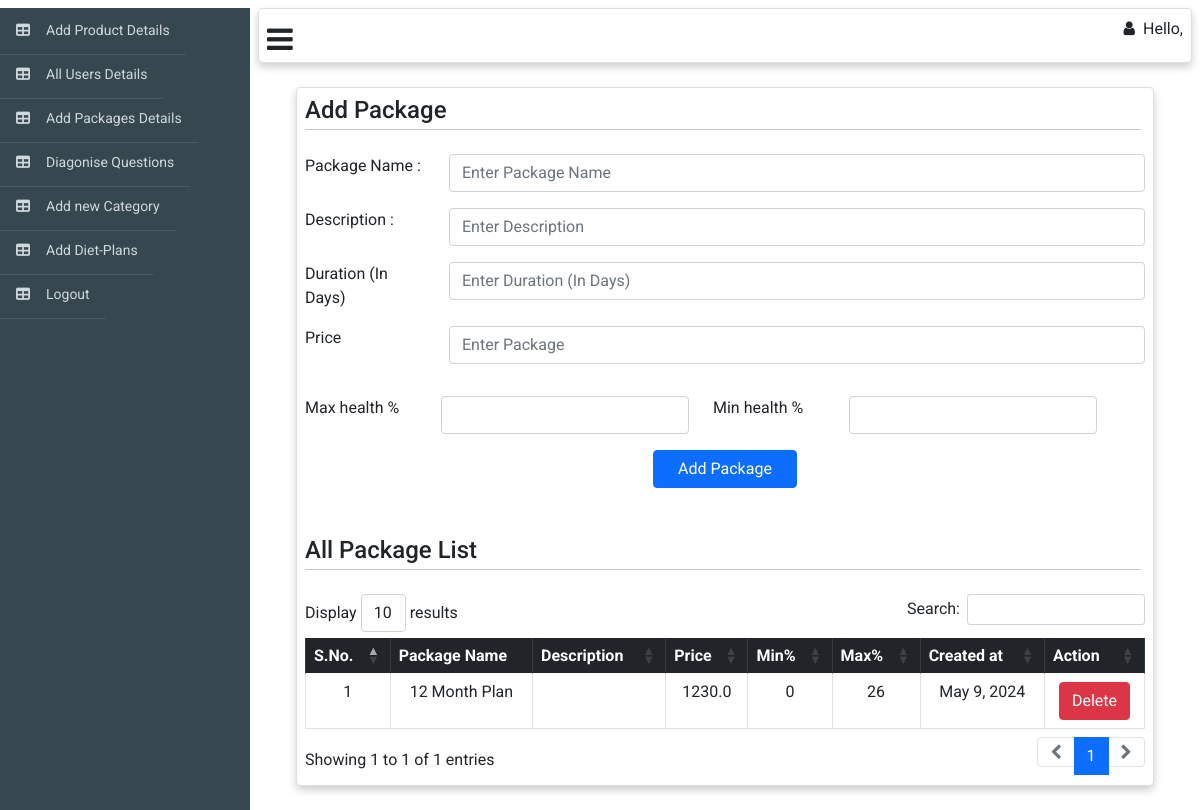
Page /web_admin/add-package on the earlier database version.
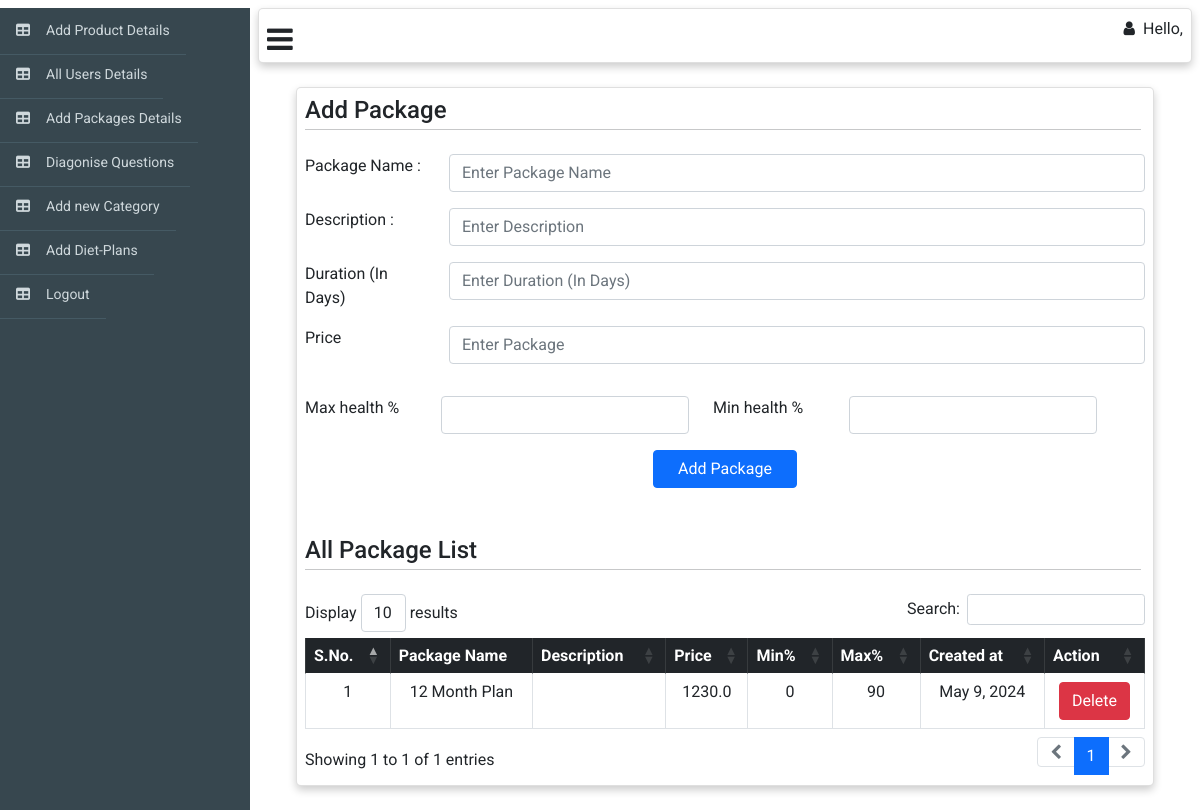
Same page on the later database version.
### web_admin/models.py (models this page shows)
class package(models.Model):
    name = models.CharField(max_length=150)
    duration = models.IntegerField(default=0)
    actual_price = models.FloatField(default=0)
    price = models.FloatField(default=0.0)
    is_active = models.BooleanField()
    min = models.IntegerField(default=0)
    max = models.IntegerField(default=0)
    created_at = models.DateTimeField(auto_now_add=True)
    updated_at = models.DateTimeField(auto_now=True)

### web_admin/views.py (the view, shortened to what this page needs)
# urls.py: path('add-package',AddPackage.as_view(),name='add-package'),
class AddPackage(APIView):
    model = package
    template_name = "package.html"
    def get(self,request,*args, **kwargs):
        list = self.model.objects.all()
        context={'list':list}
        return render(request,self.template_name,context)

### web_admin/templates/package.html (shortened to what this page needs)
{% extends "web_adminbase.html" %} {% block body %}{% load static %}
<div class="m-4">
  <div class="card me-6 p-2" style="width: auto">
    <h4 class="m-0 p-0">
      Add Package
      <hr class="hr p-0 mt-1 me-1" />
    </h4>
    <form
      action="/web_admin/add-package"
      method="post"
      enctype="multipart/form-data">
      <div class="form-group row mt-2">
        <label for="" class="col-sm-2 form-control-label">Package Name : </label>
        <div class="col-sm-10">
          <input type="text" name="name" id="alias-textbox" class="form-control" placeholder="Enter Package Name" />
        </div>
      </div>
      <div class="form-group row mt-3">
        <label for="" class="col-sm-2 form-control-label">Description : </label>
        <div class="col-sm-10">
          <input type="text" name="description" id="alias-textbox" class="form-control" placeholder="Enter Description" />
        </div>
      </div>
      <div class="form-group row mt-3">
        <label for="" class="col-sm-2 form-control-label"> Duration (In Days) </label>
        <div class="col-sm-10">
          <input type="number" name="Duration" id="alias-textbox" class="form-control" placeholder="Enter Duration (In Days)"/>
        </div>
      </div>
      <div class="form-group row mt-3">
        <label for="" class="col-sm-2 form-control-label"> Price </label>
        <div class="col-sm-10">
          <input type="number" name="price" id="alias-textbox" class="form-control" placeholder="Enter Package"/>
        </div>
      </div>
      <div class="form-group row mt-3">
        <div class="form-group row mt-3 col-sm-6">
          <label for="" class="col-sm-4 form-control-label">Max health %</label>
          <div class="col-sm-8">
            <input
              type="number"
              name="max"
              min="0"
              max="100"
              id="alias-textbox"
              class="form-control"
            />
          </div>
        </div>
        <div class="form-group row mt-3 col-sm-6">
          <label for="" class="col-sm-4 form-control-label">Min health %</label>
          <div class="col-sm-8">
            <input
              type="number"
              name="min"
              min="0"
              max="100"
              id="alias-textbox"
              class="form-control"
            />
          </div>
        </div>
      </div>
      <div class="d-flex justify-content-center mt-2">
        <button type="submit" class="btn btn-primary pe-4 ps-4 m-2">
          Add Package
        </button>
      </div>
    </form>
    <h4 class="mt-4 p-0">
      All Package List
      <hr class="hr p-0 mt-1 me-1" />
    </h4>
    <table
      id="example"
      class="table table-bordered text-center"
      style="width: 100%"
    >
      <thead class="table-dark text-center">
        <tr class="p-3 text-center">
          <th>S.No.</th>
          <th>Package Name</th>
          <th>Description</th>
          <th>Price</th>
          <th>Min%</th>
          <th>Max%</th>
          <th>Created at</th>
          <th>Action</th>
        </tr>
      </thead>
      <tbody>
        {% for obj in list %}
        <tr>
          <td>{{forloop.counter}}</td>
          <td>{{obj.name}}</td>
          <td>{{obj.description}}</td>
          <td>{{obj.price}}</td>
          <td>{{obj.min}}</td>
          <td>{{obj.max}}</td>
          <td>{{obj.created_at|date}}</td>
          <td><a class="btn btn-danger text-white" href="/web_admin/delete-package/{{obj.id}}">Delete</a></td>
        </tr>
        {% endfor %}
      </tbody>
    </table>
  </div>
</div>
{% endblock %}

Differences in the rows shown:
changed package "12 Month Plan": max "26" → "90"
